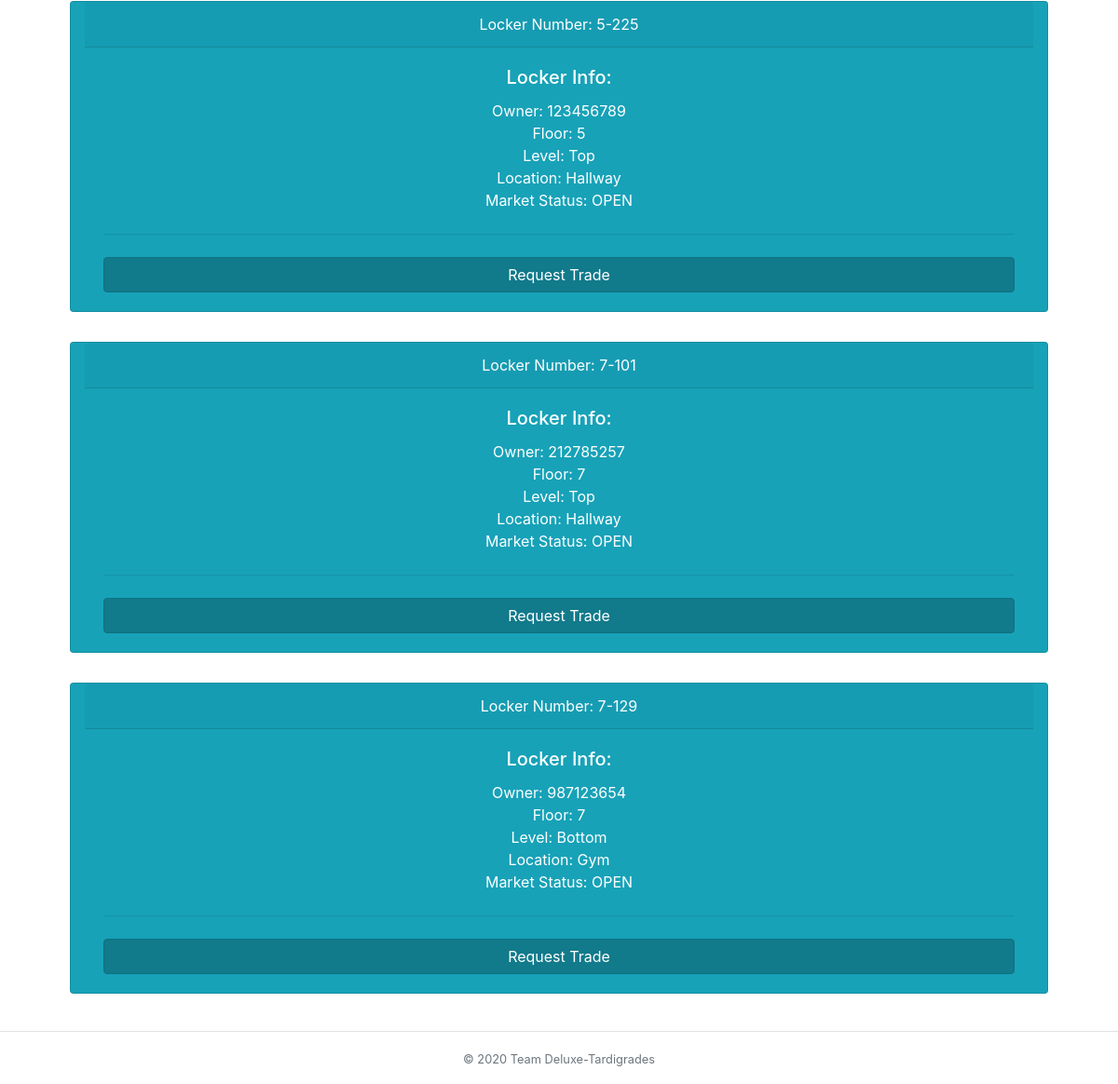
Page /locker (signed in, lower part) on the earlier database version.
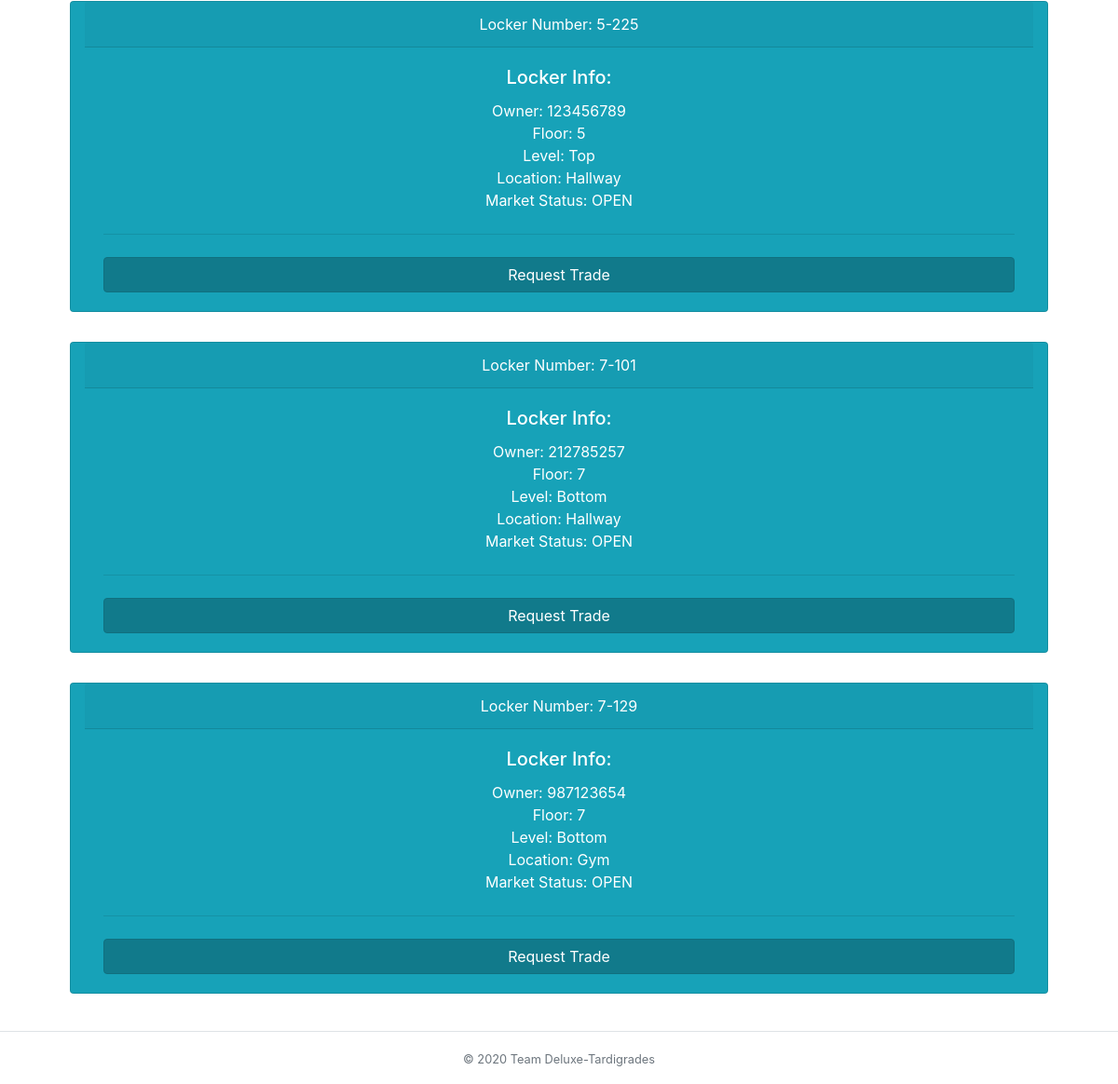
Same page on the later database version.
### tables this page shows
CREATE TABLE locker_tbl (locker INT, owner TEXT, combo TEXT, floor INT, level INT, location TEXT, status TEXT);

### __init__.py (the view)
@app.route("/locker")
def locker():
    user = db_manager.getUserInfo(session['osis'])
    all = db_manager.tradeableLockers()
    return render_template("locker.html",user=user,all=all,results=[],heading="Locker Search")

### db_builder.py (called while the page is built)
def exec(cmd):
    db = sqlite3.connect(DB_FILE)
    c = db.cursor()
    output = c.execute(cmd)
    db.commit()
    return output

def execmany(cmd, inputs):
    db = sqlite3.connect(DB_FILE)
    c = db.cursor()
    output = c.execute(cmd, inputs)
    db.commit()
    return output

### db_manager.py (called while the page is built)
def getUserInfo(osis):
    q = "SELECT * from user_tbl WHERE osis=?"
    inputs = (osis,)
    data = execmany(q, inputs).fetchone()
    info = [data[0],data[1],data[2],data[3],data[4],data[5],data[6],data[7]]
    return info

def getLockerInfo(locker):
    q = "SELECT * from locker_tbl WHERE locker=?"
    inputs = (locker,)
    data = execmany(q, inputs).fetchone()
    info = [data[0],data[1],data[2],data[3],data[4],data[5],data[6]]
    return info

def getTransLock(data):
    dataDict = {}
    for i in data:
        lock = getLockerInfo(i[1])
        dataDict[i] = lock
    return dataDict

def tradeableLockers():
    q = "SELECT * FROM transaction_tbl WHERE status='OPEN' AND request='trade'"
    data = exec(q).fetchall() #-> [(tuple,1,2,3),(tuple,1,2,3)]
    return getTransLock(data)

### templates/locker.html (shortened to what this page needs)
{% extends "base.html" %}
{% block body %}
<div class="container">
  <div class="container">
    {% if results == [] and all != [] %}
    <div class="col-sm-12 col-md-12 col-lg-12 mx-auto">
      {% for key in all %}
      <div class="row">
        <div class="card text-white text-center bg-info my-3 col-md-12">
          <div class="card-header">Locker Number: {{key[6]}}-{{key[1]}}</div>
          <div class="card-body">
            <h5 class="card-title">Locker Info:</h5>
            <p class="card-text">Owner: {{key[3]}} <br> Floor: {{key[6]}} <br>
                               Level: {{all[key][4]}} <br> Location: {{all[key][5]}} <br>
                               Market Status: {{key[4]}} </p>
            <hr class="my-4">
            <form action="/home">
              <button type="submit" class="btn btn-info btn-block active">Request Trade</button>
            </form>
          </div>
        </div>
      </div>
      {% endfor %}
    {% endif %}
    </div>
    </div>
  </div>
{% endblock %}

Differences in the rows shown:
changed locker_tbl (number 2 of 3 on the later page): level "Top" → "Bottom"
